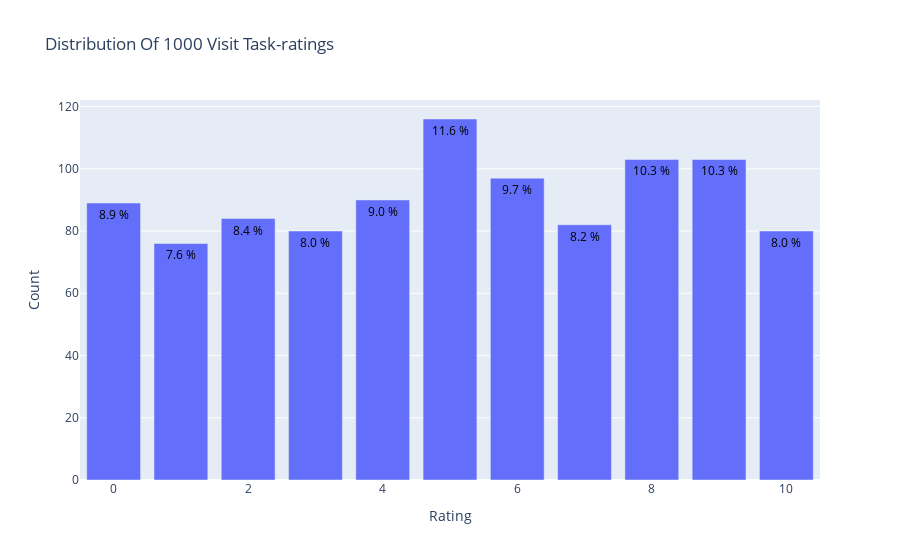

Notebook cell for this chart:
### Code cell
import plotly.graph_objs as go
from plotly.offline import init_notebook_mode, plot, iplot
# Distribution of task-ratings
data = frame['rating'].value_counts().sort_index(ascending=False)
trace = go.Bar(x = data.index,
               text = ['{:.1f} %'.format(val) for val in (data.values / frame.shape[0] * 100)],
               textposition = 'auto',
               textfont = dict(color = '#000000'),
               y = data.values,
               )
# Create layout
layout = dict(title = 'Distribution Of {} Visit Task-ratings'.format(frame.shape[0]),
              xaxis = dict(title = 'Rating'),
              yaxis = dict(title = 'Count'))
# Create plot
fig = go.Figure(data=[trace], layout=layout)
iplot(fig)

### Figure 1 — Plotly figure (JSON) as saved in the notebook; plotly's stock layout.template omitted (floating-point values rounded to 4 significant figures)
{"data": [{"text": ["8.0 %", "10.3 %", "10.3 %", "8.2 %", "9.7 %", "11.6 %", "9.0 %", "8.0 %", "8.4 %", "7.6 %", "8.9 %"], "textfont": {"color": "#000000"}, "textposition": "auto", "type": "bar", "x": [10, 9, 8, 7, 6, 5, 4, 3, 2, 1, 0], "y": [80, 103, 103, 82, 97, 116, 90, 80, 84, 76, 89]}], "layout": {"title": {"text": "Distribution Of 1000 Visit Task-ratings"}, "xaxis": {"title": {"text": "Rating"}}, "yaxis": {"title": {"text": "Count"}}}}
